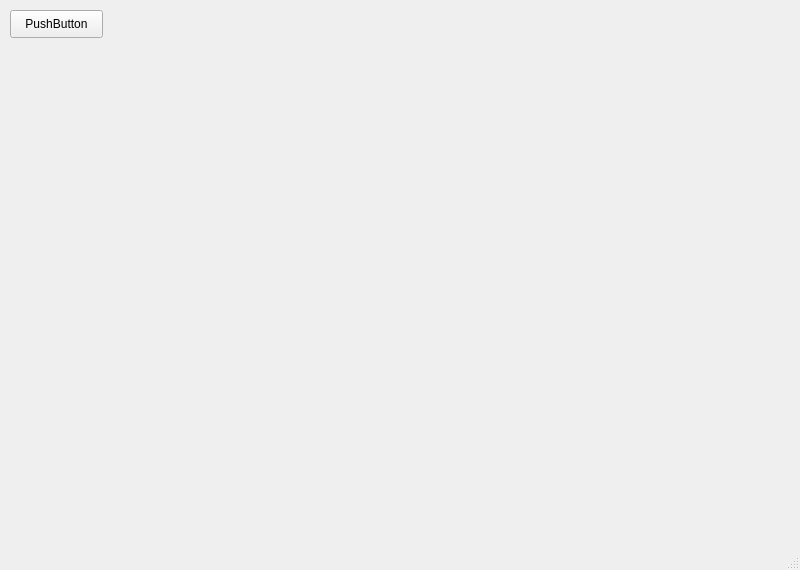
<?xml version="1.0" encoding="UTF-8"?>
<ui version="4.0">
 <class>MainWindow</class>
 <widget class="QMainWindow" name="MainWindow">
  <property name="geometry">
   <rect>
    <x>0</x>
    <y>0</y>
    <width>800</width>
    <height>570</height>
   </rect>
  </property>
  <property name="windowTitle">
   <string>MainWindow</string>
  </property>
  <widget class="QWidget" name="centralwidget">
   <widget class="QPushButton" name="drawCircleButton">
    <property name="geometry">
     <rect>
      <x>10</x>
      <y>10</y>
      <width>93</width>
      <height>28</height>
     </rect>
    </property>
    <property name="text">
     <string>PushButton</string>
    </property>
   </widget>
   <widget class="QLabel" name="label">
    <property name="geometry">
     <rect>
      <x>10</x>
      <y>50</y>
      <width>781</width>
      <height>451</height>
     </rect>
    </property>
    <property name="text">
     <string/>
    </property>
   </widget>
  </widget>
  <widget class="QMenuBar" name="menubar">
   <property name="geometry">
    <rect>
     <x>0</x>
     <y>0</y>
     <width>800</width>
     <height>26</height>
    </rect>
   </property>
  </widget>
  <widget class="QStatusBar" name="statusbar"/>
 </widget>
 <resources/>
 <connections/>
</ui>
